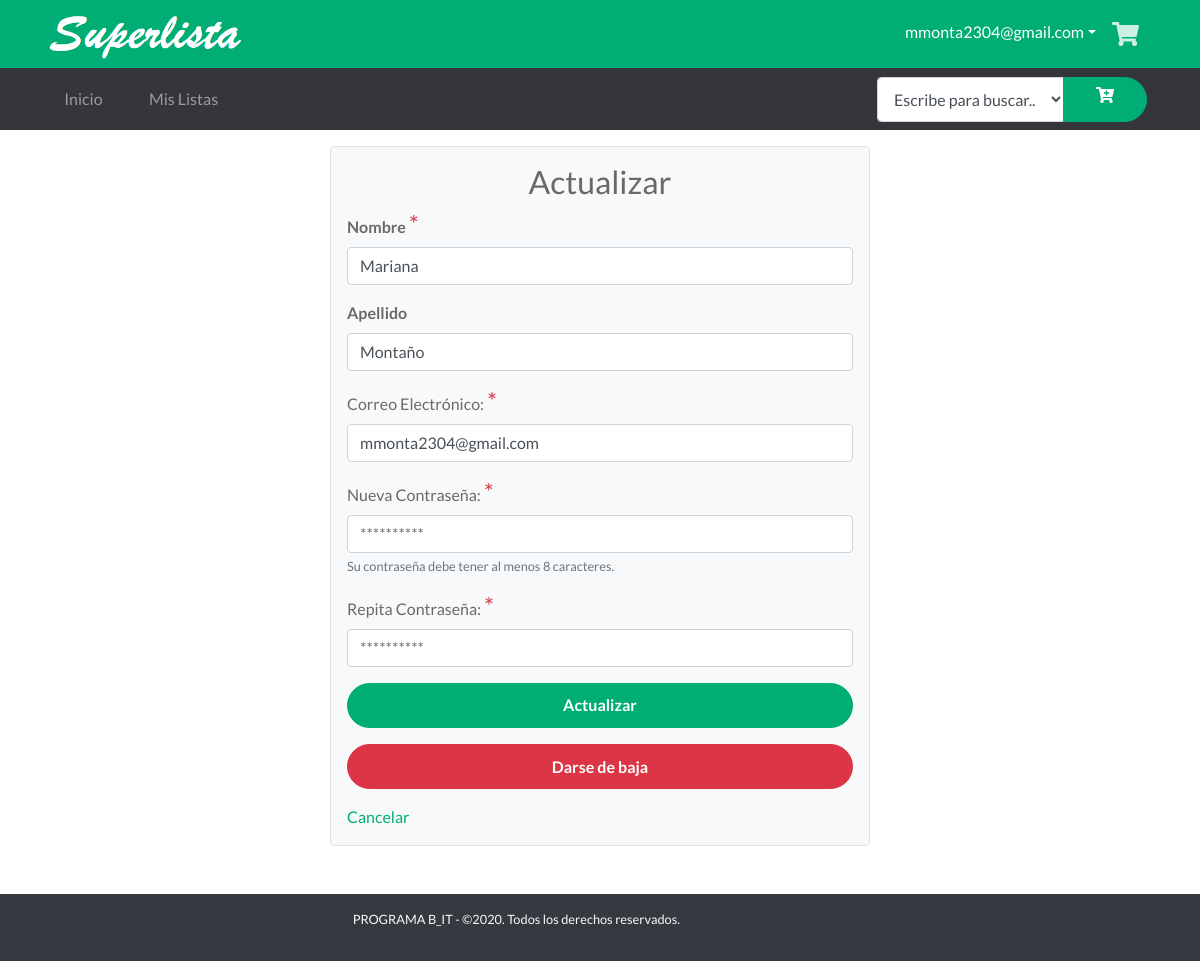
Page /perfil (signed in) on the committed database.
### tables this page shows
CREATE TABLE "Usuarios" (
	"Id"	INTEGER NOT NULL PRIMARY KEY AUTOINCREMENT UNIQUE,
	"Nombre"	TEXT,
	"Apellido"	TEXT,
	"Email"	TEXT NOT NULL UNIQUE,
	"Contrasena"	TEXT NOT NULL,
	"Admin"	INTEGER NOT NULL
);

### app.py (the view)
@app.route('/perfil', methods=['GET', 'POST'])
def fnPerfil():
    if 'nombre' in session:
        correo = session['correo']
        db = get_db()
        cur = db.cursor()
        find_user = (
            "SELECT Id, Nombre, Apellido, Email FROM Usuarios WHERE Email = ?")
        cur.execute(find_user, [(correo)])
        resultado = cur.fetchall()
        db.close()
        id = resultado[0][0]
        nombre = resultado[0][1]
        apellido = resultado[0][2]
        correo = resultado[0][3]
        return render_template('editar_perfil.html', id=id, nombre=nombre, apellido=apellido, correo=correo, succes=False)
    else:
        return redirect("/")

### app.py (called while the page is built)
def get_db():
    db = getattr(g, '_database', None)
    if db is None:
        db = g._database = sqlite3.connect('database1.db')
    return db

@app.teardown_appcontext
def close_connection(exception):
    db = getattr(g, '_database', None)
    if db is not None:
        db.close()

### templates/editar_perfil.html (shortened to what this page needs)
{% extends "layout_logged_in.html" %}
{% block content %}
<div class="container">
    <div class="row justify-content-center">
        <div class="col-12 col-lg-6">
            <form action="/actualizar_usuario" method="POST" class="border rounded bg-light p-3 mt-3" >
                <h2 class="text-center">Actualizar</h2>
                <div class="form-group">
                    <label for="nombre"><b>Nombre</b></label>
                    <span class="text-danger h4">*</span>
                    <input type="text" class="form-control "  value="{{nombre}}" name="nmNombre" id="nombre" required placeholder="Ejem: Juan">
                </div>
                <div class="form-group">
                    <label for="apell"><b>Apellido</b></label>
                    <input type="text" class="form-control"  value="{{apellido}}" name="nmApellido" id="apell" placeholder="Ejem: Martínez">
                </div>
                <div class="form-group">
                    <label for="correo">Correo Electrónico:</label>
                    <span class="text-danger h4">*</span>
                    <input type="text" class="form-control" value="{{correo}}" name="nmCorreo" id="correo"
                        required placeholder="Ejem: juanperez@gmail.com" aria-describedby="ayuda-nombre" autofocus>
                </div>
                <div class="form-group">
                    <label for="password">Nueva Contraseña:</label>
                    <span class="text-danger h4">*</span>
                    <input type="password" class="form-control" name="nmPwdnew" id="passwordnew"
                        aria-describedby="ayuda-password" placeholder="**********">
                    <small id="ayuda-password" class="form-text text-muted">
                        Su contraseña debe tener al menos 8 caracteres.</small>
                </div>
                <div class="form-group">
                    <label >Repita Contraseña:</label>
                    <span class="text-danger h4">*</span>
                    <input type="password" class="form-control" name="nmPwdnewRep" id="nmPwdnewRep"
                        aria-describedby="ayuda-password" placeholder="**********">
                </div>
                <div class="form-group">
                    <button type="submit" name="submit" class="btn btn-primary btn-block">Actualizar</button>
                </div>
                <div class="form-group">
                    <button type="submit" name="submit" value="eliminar" class="btn btn-danger btn-block">Darse de baja</button>
                </div>
                <div>
                    <a class="text text-primary" href="{{ url_for('home') }}"  style="text-decoration:none;"  >Cancelar</a>
                </div>
            </form>
        </div>
    </div>
</div>
{% endblock %}

### templates/layout_logged_in.html (shortened to what this page needs)
<!doctype html>
<html lang="en">
<head>
    <link rel="stylesheet" href="{{ url_for('static', filename='css/bootstrap.min.css') }}">
    <link rel="stylesheet" href="{{ url_for('static', filename='css/bootnavbar.css') }}">
    <link rel="stylesheet" href="{{ url_for('static', filename='css/all.css') }}">
    <link rel="stylesheet" href="{{ url_for('static', filename='css/swiper.min.css') }}">
    <link rel="stylesheet" href="{{ url_for('static', filename='css/animate.min.css') }}">
    <link rel="stylesheet" href="{{ url_for('static', filename='css/venobox.css') }}">
    <link rel="stylesheet" href="{{ url_for('static', filename='css/jarallax.css') }}">
    <link rel="stylesheet" href="{{ url_for('static', filename='css/estilos.css') }}">
    <link rel="stylesheet" href="{{url_for('static', filename='css/main.css')}}">
</head>
<body>
    <section id="barra-contacto" class="bg-primary text-white py-3 py-lg-1 text-right">
        <div class="container ">
            <div class="row justify-content-md-between align-items-center">
                <div class="col-auto align-content-md-center">
                    <a  href="/" class="logo">
                        <img src="{{ url_for('static', filename='images/texto.png') }}" alt="Logo del sitio" width="200"
                            class="img-fluid">
                    </a>
                </div>
                <div class="col-12 col-md-auto">
                    <ul class="redes-sociales list-unstyled d-inline-flex mb-0">
                        <li class="nav-item py-2">
                          <a class="dropdown-toggle text-white" data-toggle="dropdown" style="text-decoration:none" >
                             {{ session['correo'] }}</a>
                        </li>
                        <div>
                            <li><a href="/cart"><i class="fas fa-shopping-cart"></i></a></li>
                        </div>
                      </ul>
                </div>
            </div>
        </div>
    </section>
    <nav id="menu-navegacion" class="navbar navbar-dark bg-secondary navbar-expand-md">
        <div class="container">
            <div class="collapse navbar-collapse" id="menu-principal">
                <ul class="navbar-nav mt-3 mt-md-0">
                    <li class="nav-item mb-1 mb-md-0 mr-md-2"><a href="{{ url_for('home' )}}" class="nav-link">Inicio</a></li>
                    <li class="nav-item mb-1 mb-md-0 mr-md-2"><a href="{{ url_for('MisListas')}}" class="nav-link">Mis Listas</a></li>
                </ul>
            </div>
            <form action="/agregarDesdeBuscador" class=" bg-secondary" method="POST">
                <div class="form-group mb-0 px-2 ">
                        <div class="input-group">
                            <select style="height:45px;" class="form-control" name="producto">
                                <option selected="" value="0">Escribe para buscar..</option>
                            </select>
                            <div class="input-group-append">
                                <button type="submit" class="btn btn-primary input-group-append"><i class="fas fa-cart-plus"></i></button>
                            </div>
                        </div>
                </div>
            </form>
        </div>
    </nav>
    {% block content %}
    {% endblock %}
    <br>
    <br>
    <footer id="pie-de-pagina" class="bg-dark  text-light text-truncate">
        <div class="container">
            <div class="row align-items-center py-2">
                <div class="col-12 col-md-6 py-2 col-xl-7 text-center text-md-right small">
                    <p>PROGRAMA B_IT - ©2020. Todos los derechos reservados.</p>
                </div>
            </div>
        </div>
    </footer>
</body>
</html>

### static/css/all.css (style rules this page uses)
.fa, .fas, .far, .fal, .fab { -moz-osx-font-smoothing: grayscale; -webkit-font-smoothing: antialiased; display: inline-block; font-style: normal; font-variant: normal; text-rendering: auto; line-height: 1; }
.fa-cart-plus:before { content: "\f217"; }
.fa-shopping-cart:before { content: "\f07a"; }
.fa, .fas { font-family: 'Font Awesome 5 Free'; font-weight: 900; }

### static/css/estilos.css (style rules this page uses)
html { font-size: 13px; }
body { font-family: 'Lato', sans-serif; color: #696969; }
.btn { border-radius: 2rem; padding: .6rem 2rem; font-weight: bold; }
.bg-primary { background-color: #00ad75 !important; }
.text-primary { color: #00ad75 !important; }
.btn-primary { color: #fff; background-color: #00ad75; border-color: #00ad75; position: relative; overflow: hidden; z-index: 1; -webkit-transition: all .3s ease; transition: all .3s ease; }
.btn-primary:after { font-family: 'Font Awesome 5 Free'; font-weight: 900; position: relative; left: .6rem; top: .1rem; -webkit-transition: left .3s ease; transition: left .3s ease; }
.btn-primary:before { content: ""; z-index: -1; width: 0; height: 100%; background: #fff; position: absolute; left: 50%; top: 0; -webkit-transform: skew(45deg, 0); transform: skew(45deg, 0); -webkit-transition: all .4s ease; transition: all .4s ease; }
.bg-secondary { background-color: #35363c !important; }
.redes-sociales li a i { color: #fff; font-size: 1.5rem; padding: .6rem 1rem; opacity: .8; -webkit-transition: all .3s ease-in-out; transition: all .3s ease-in-out; }
.navbar-dark .navbar-nav .nav-link { padding: 1rem 1.5rem; display: -webkit-box; display: -ms-flexbox; display: flex; -webkit-box-pack: justify; -ms-flex-pack: justify; justify-content: space-between; border-radius: .5rem; -webkit-transition: all .3s ease; transition: all .3s ease; }
.navbar-dark .navbar-nav .nav-link:after { font-family: 'Font Awesome 5 Free'; content: "\f105"; font-weight: 900; -webkit-transition: all .3s ease; transition: all .3s ease; text-decoration: none; }
@media (min-width: 768px) { .navbar-dark .navbar-nav .nav-link { padding: .7rem 1.2rem; border-radius: 1.5rem; } }
@media (min-width: 768px) { .navbar-dark .navbar-nav .nav-link:after { content: ""; } }
@media (min-width: 990px) { html { font-size: 16px; } }

### rows in the picture
Usuarios: correo "mmonta2304@gmail.com", nmNombre "Mariana", nmApellido "Montaño", nmCorreo "mmonta2304@gmail.com"
